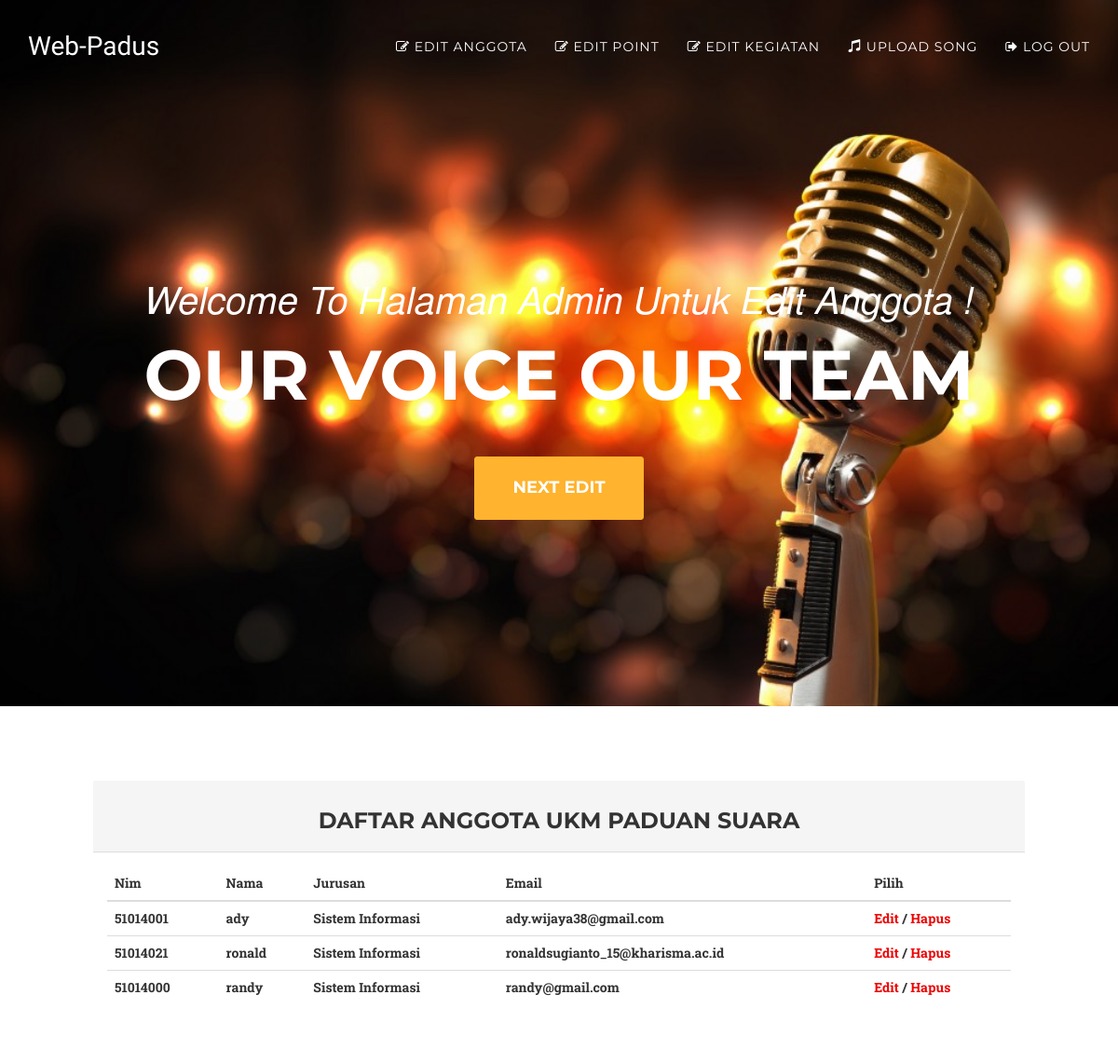
The page /index.php/editanggota on the database as committed earlier.
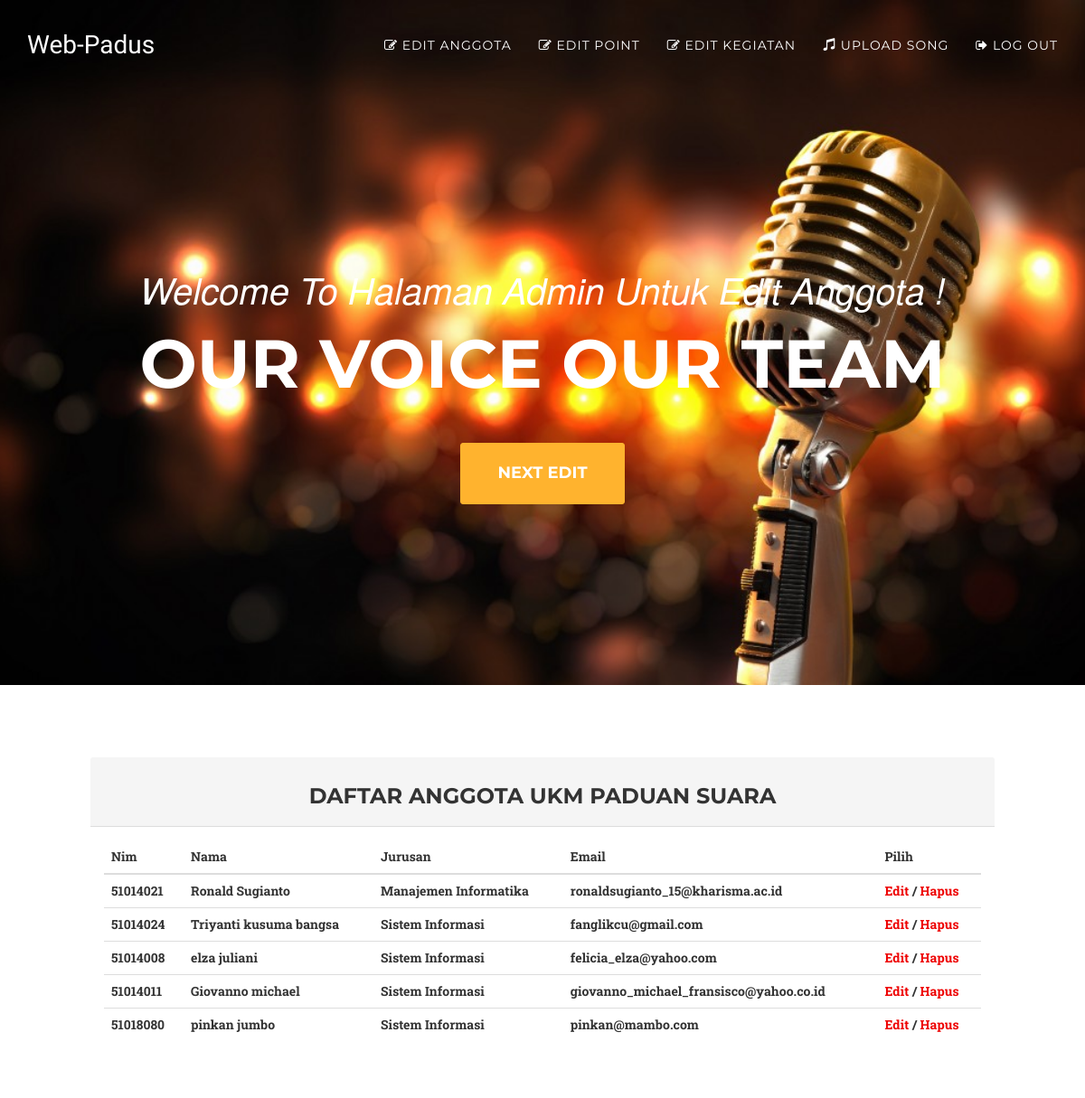
The same page on the database as committed later.
### tables this page shows
CREATE TABLE IF NOT EXISTS `anggotaukm` (
  `id` int(11) NOT NULL AUTO_INCREMENT,
  `nim` int(10) NOT NULL,
  `nama` varchar(60) NOT NULL,
  `jurusan` varchar(32) NOT NULL,
  `email` varchar(60) NOT NULL,
  `point` int(5) NOT NULL,
  `status` varchar(12) NOT NULL,
  PRIMARY KEY (`id`)
);

### application/controllers/Editanggota.php (called while the page is built, shortened)
<?php
class Editanggota extends CI_Controller {
public function __construct(){
	$this->load->model('Akun_model');
}
	public function index()
	{
	   $data['akun'] = $this->Akun_model->view_user();
		$this->load->view('templates/header');
		$data['judul'] = "Welcome To Halaman Admin Untuk Edit Anggota !";
		$this->load->view('templates/headernav');
		$this->load->view('admintemplates/navadmin', $data);
		$this->load->view('admintemplates/editanggota', $data);
		$this->load->view('templates/footer');
	}
}

### index.php (called while the page is built, shortened)
<?php
require_once BASEPATH.'core/CodeIgniter.php';

### application/models/Akun_model.php (called while the page is built, shortened)
<?php
class Akun_model extends CI_Model{
	public function view_user(){
		$query =  $this->db->get('anggotaukm');
		return $query->result_array();
	}
}
?>

### application/views/admintemplates/editanggota.php (the view)
              <a href="#edit" class="page-scroll btn btn-xl">Next Edit</a>
            </div>
        </div>
    </header>
<br><br><br><br>
    <x id="edit">
    <div id="wrapper">
            <div class="row">
                <div class="col-lg-12">
                    <div class="panel1 panel-default">
                        <div class="panel-heading">
                         <h3>   Daftar Anggota UKM Paduan Suara </h3>
                        </div>
                        <div class="panel-body">
                            <div class="table-responsive">
                                <table class="table table-hover">
                                    <thead>
                                        <tr>
                                            <th>Nim</th>
                                            <th>Nama</th>
                                            <th>Jurusan</th>
                                            <th>Email</th>
                                            <th>Pilih</th>
                                        </tr>
                                    </thead>
                                    <tbody>
                                    <?php foreach ($akun as $perakun) { ?>
                                        <tr>
                                            <th><?= $perakun['nim']; ?></th>
                                            <th><?= $perakun['nama']; ?></th>
                                            <th><?= $perakun['jurusan']; ?></th>
                                            <th><?= $perakun['email']; ?></th>
                                            <th>
                        <?php echo anchor('Akun/edit/'.$perakun['nim'],'Edit'); ?>
                        /
                        <?php echo anchor('Akun/hapus/'.$perakun['nim'],'Hapus'); ?>
                                            </th>
                                        </tr>
                                     <?php } ?>
                                    </tbody>
                                </table>
                            </div>
                        </div>
                    </div>
                </div>
            </div>
                </div>
    </x>
    <br><br><br><br><br><br><br><br><br><br><br>

Rows that differ between the two databases and show on the page:
removed anggotaukm: nim "51014001", nama "ady", jurusan "Sistem Informasi", email "ady.wijaya38@gmail.com", nim "Edit", nim "Hapus"
removed anggotaukm: nim "51014021", nama "ronald", jurusan "Sistem Informasi", email "ronaldsugianto_15@kharisma.ac.id", nim "Edit", nim "Hapus"
changed anggotaukm: nim "51014000" → "51014021"; nama "randy" → "Ronald Sugianto"; jurusan "Sistem Informasi" → "Manajemen Informatika"; email "randy@gmail.com" → "ronaldsugianto_15@kharisma.ac.id"
added anggotaukm: nim "51014024", nama "Triyanti kusuma bangsa", jurusan "Sistem Informasi", email "fanglikcu@gmail.com", nim "Edit", nim "Hapus"
added anggotaukm: nim "51014008", nama "elza juliani", jurusan "Sistem Informasi", email "felicia_elza@yahoo.com", nim "Edit", nim "Hapus"
added anggotaukm: nim "51014011", nama "Giovanno michael", jurusan "Sistem Informasi", email "giovanno_michael_fransisco@yahoo.co.id", nim "Edit", nim "Hapus"
added anggotaukm: nim "51018080", nama "pinkan jumbo", jurusan "Sistem Informasi", email "pinkan@mambo.com", nim "Edit", nim "Hapus"
